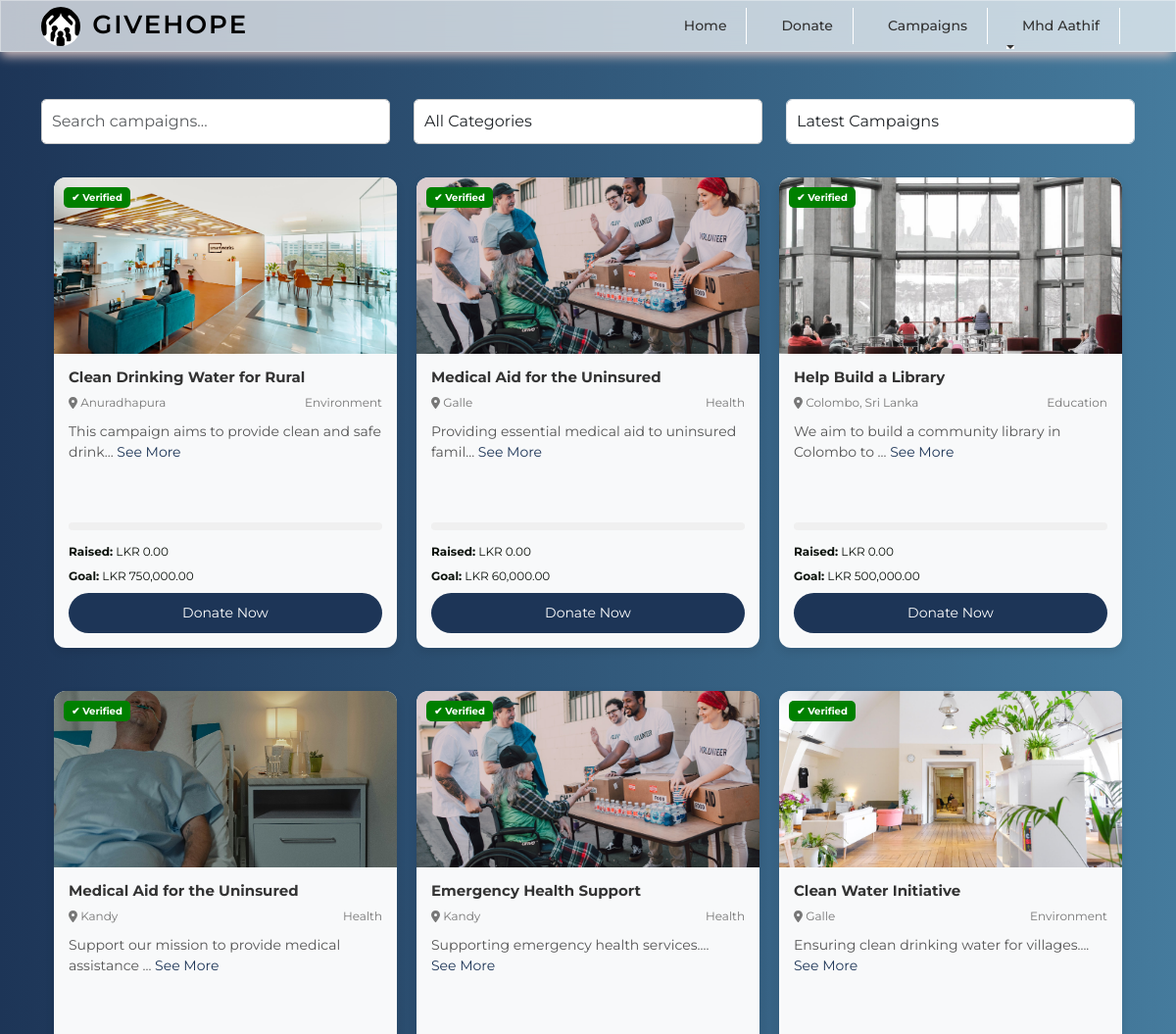
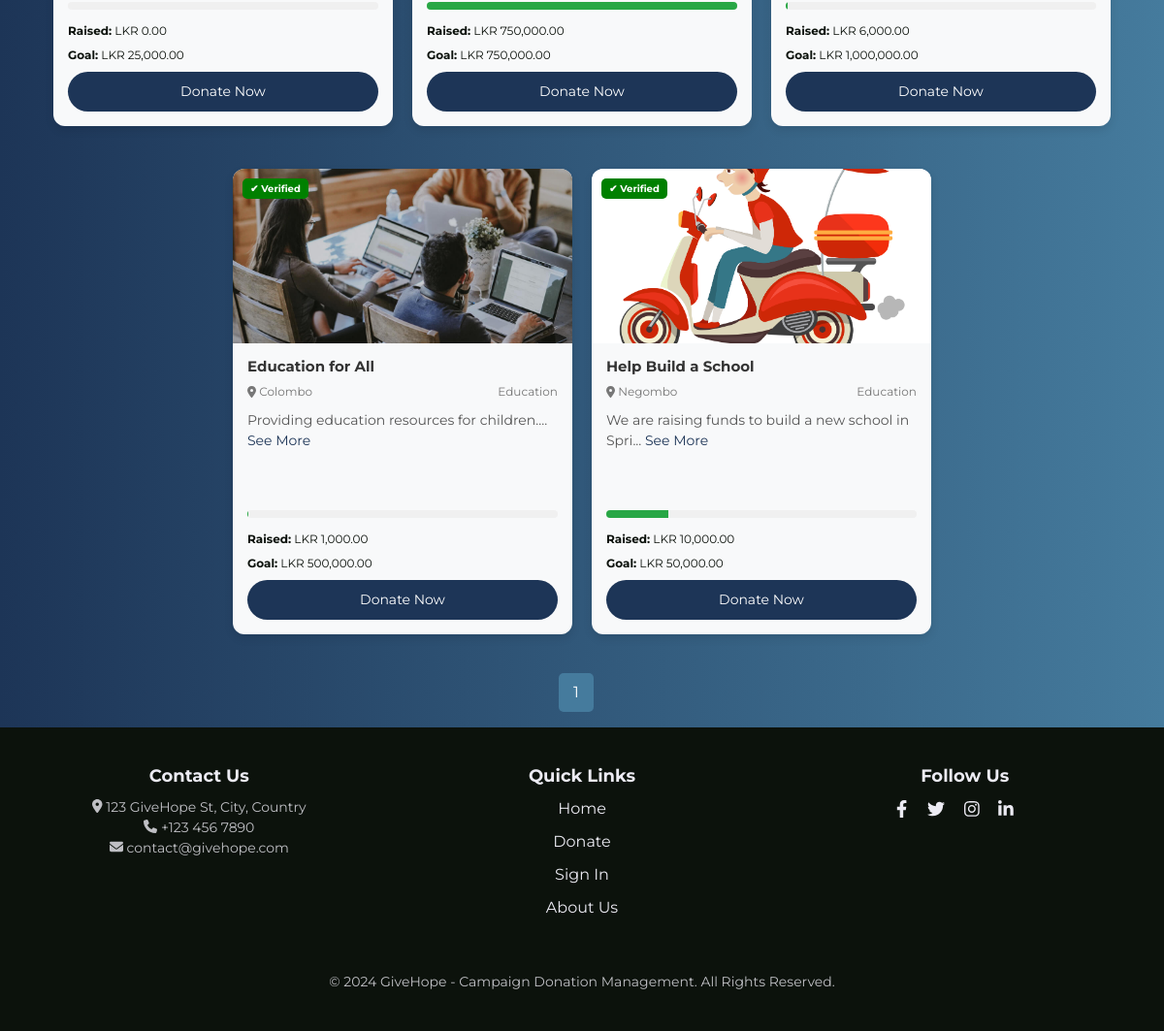
Before: /all_campaigns.php (signed in) with the older database file (2 pictures, top to bottom).
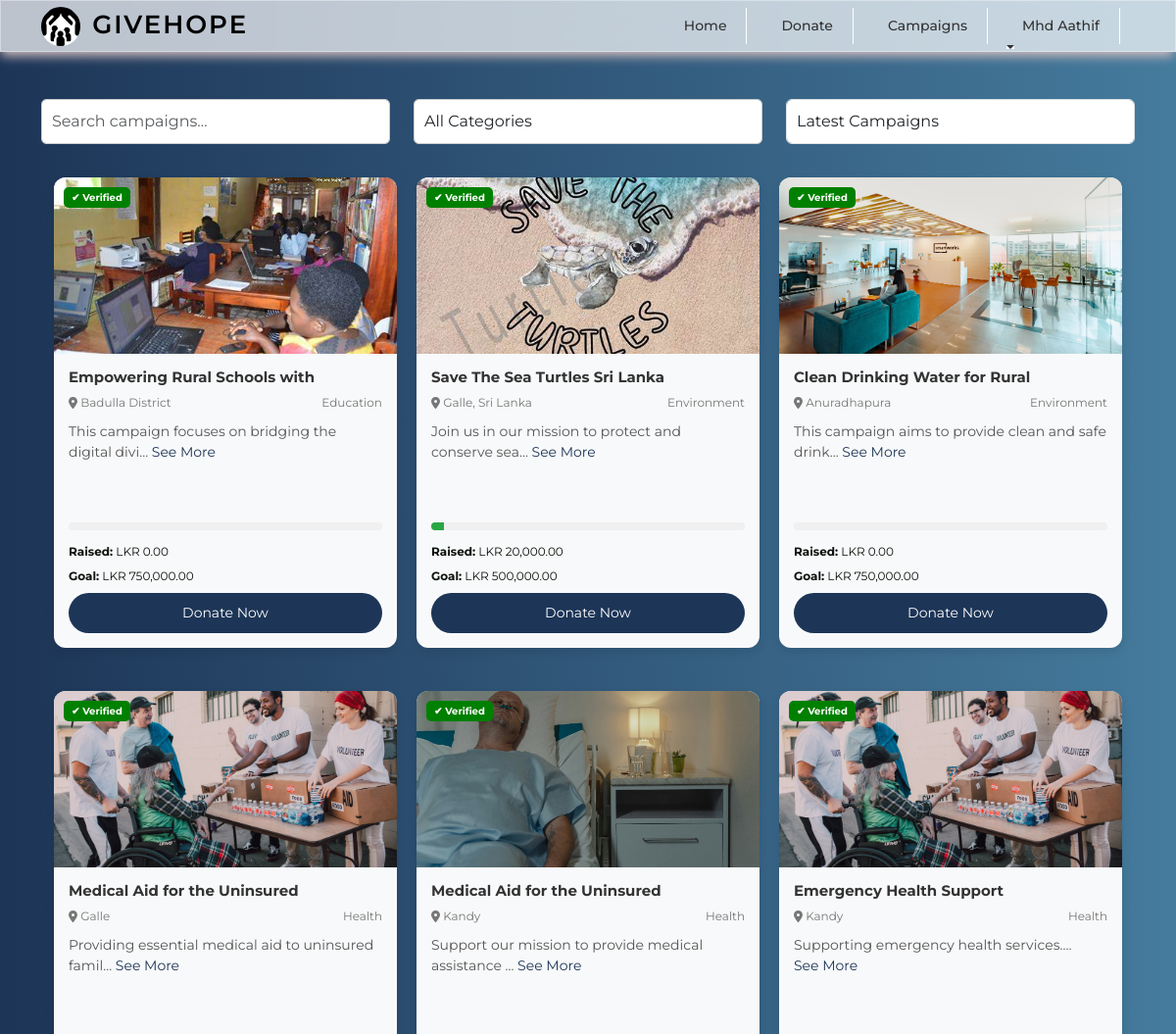
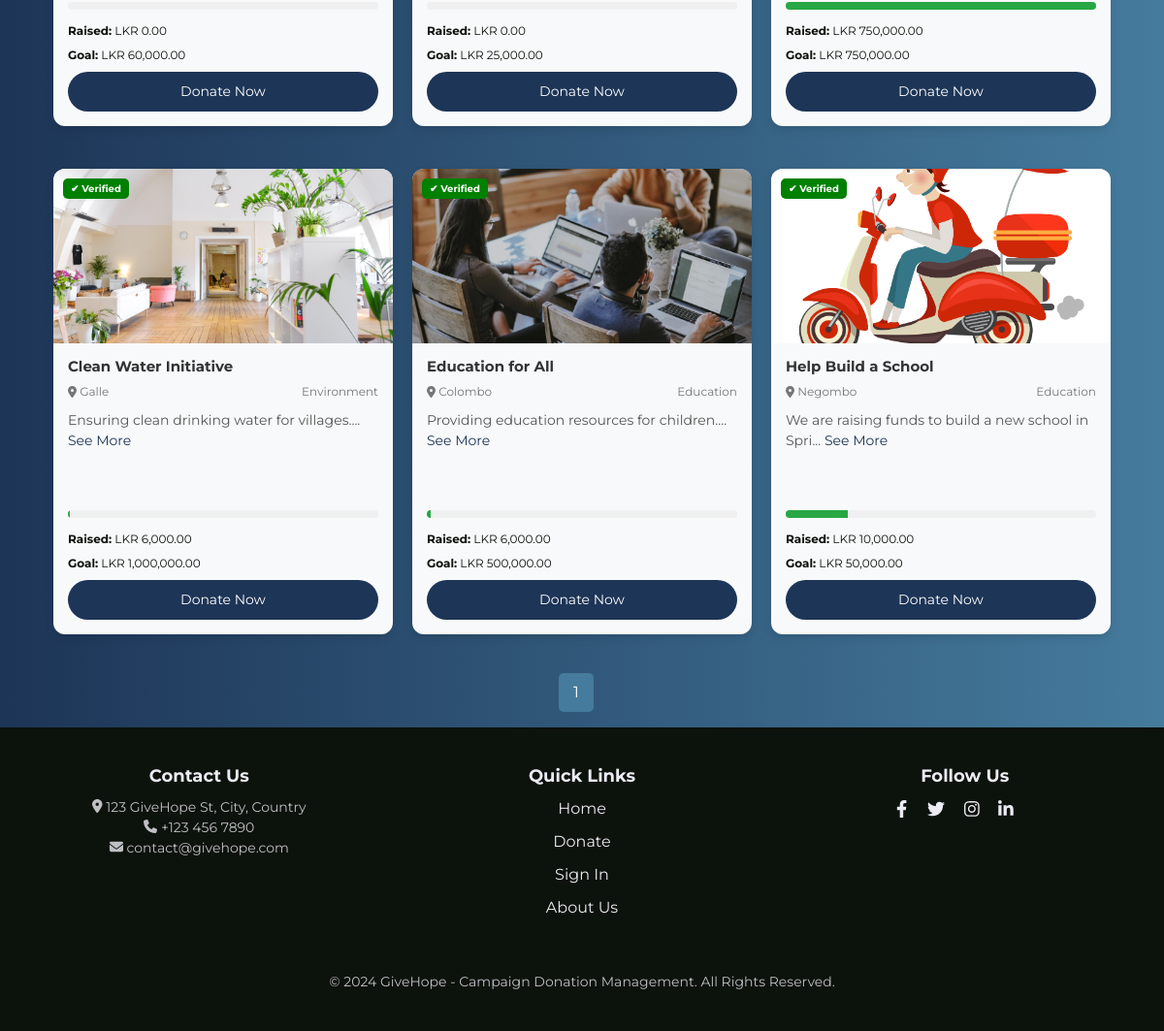
After: the same page with the newer database file (2 pictures, top to bottom).
### tables this page shows
CREATE TABLE `campaigns` (
  `id` int(11) NOT NULL,
  `user_id` int(11) DEFAULT NULL,
  `title` varchar(255) NOT NULL,
  `location` varchar(255) NOT NULL,
  `description` text NOT NULL,
  `goal` decimal(10,2) NOT NULL,
  `category` varchar(100) NOT NULL,
  `start_date` date NOT NULL,
  `end_date` date NOT NULL,
  `image` varchar(255) NOT NULL,
  `document` varchar(255) DEFAULT NULL,
  `organizer_name` varchar(255) NOT NULL,
  `contact` varchar(50) NOT NULL,
  `email` varchar(100) NOT NULL,
  `created_at` timestamp NOT NULL DEFAULT current_timestamp(),
  `status` varchar(20) NOT NULL DEFAULT 'Pending',
  `raised` decimal(15,2) DEFAULT 0.00
);

### all_campaigns.php (the view, shortened to what this page needs)
<?php
include('admin/authentication.php');
include('includes/header.php');
include('includes/navbar.php');
$limit = 12;
$page = $_GET['page'] ?? 1;
$offset = ($page - 1) * $limit;
$search = $_GET['search'] ?? '';
$category = $_GET['category'] ?? '';
$filter = $_GET['filter'] ?? 'latest';
$query_conditions = "WHERE status = 'Accepted'";
switch ($filter) {
    default:
        $query_order = "ORDER BY created_at DESC";
}
$total_query = "SELECT COUNT(*) as total FROM campaigns $query_conditions";
$total_result = mysqli_query($con, $total_query);
$total_campaigns = mysqli_fetch_assoc($total_result)['total'];
$total_pages = ceil($total_campaigns / $limit);
$query = "SELECT * FROM campaigns $query_conditions $query_order LIMIT $limit OFFSET $offset";
$query_run = mysqli_query($con, $query);
?>
<div class="container mt-5">
    <div class="row mb-4 filter-section">
        <div class="col-md-4">
            <input type="text" id="searchInput" placeholder="Search campaigns..." class="form-control"
                value="<?= htmlspecialchars($search) ?>" onchange="updateFilters()">
        </div>
        <div class="col-md-4">
            <select id="categoryFilter" class="form-control" onchange="updateFilters()">
                <option value="">All Categories</option>
            </select>
        </div>
        <div class="col-md-4">
            <select id="filter" class="form-control" onchange="updateFilters()">
                <option value="latest" <?= $filter == 'latest' ? 'selected' : '' ?>>Latest Campaigns</option>
            </select>
        </div>
    </div>
    <div class="row" id="campaign-container">
        <div class="campaign-wrapper-container">
            <?php
            if ($query_run && mysqli_num_rows($query_run) > 0) {
                foreach ($query_run as $campaign) {
                    $progress = ($campaign['raised'] / $campaign['goal']) * 100;
            ?>
                    <div class="col-md-3 mb-4 campaign-card-container"
                        data-title="<?= htmlspecialchars($campaign['title']); ?>"
                        data-category="<?= htmlspecialchars($campaign['category']); ?>">
                        <div class="campaign-card">
                            <div class="campaign-header">
                                <div class="verified-badge">
                                    <span>✔ Verified</span>
                                </div>
                                <img src="<?= htmlspecialchars($campaign['image']); ?>" alt="<?= htmlspecialchars($campaign['title']); ?>" class="campaign-image">
                            </div>
                            <div class="campaign-body">
                                <h3 class="campaign-title"><?= htmlspecialchars(substr($campaign['title'], 0, 30)); ?></h3>
                                <div class="campaign-meta">
                                    <span class="campaign-location"><i class="fas fa-map-marker-alt"></i> <?= htmlspecialchars($campaign['location']); ?></span>
                                    <span class="campaign-category"><?= htmlspecialchars($campaign['category']); ?></span>
                                </div>
                                <p class="campaign-description">
                                    <?= htmlspecialchars(substr($campaign['description'], 0, 50)) . '...'; ?>
                                    <a href="donate.php?id=<?= $campaign['id']; ?>" class="see-more">See More</a>
                                </p>
                                <div class="campaign-progress">
                                    <div class="progress-bar" style="width: <?= round($progress, 2); ?>%;"></div>
                                </div>
                                <div class="campaign-stats">
                                    <p><strong>Raised:</strong> LKR <?= number_format($campaign['raised'], 2); ?></p>
                                    <p><strong>Goal:</strong> LKR <?= number_format($campaign['goal'], 2); ?></p>
                                </div>
                                <div class="campaign-actions">
                                    <a href="donate.php?id=<?= $campaign['id']; ?>" class="btn-donate">Donate Now</a>
                                </div>
                            </div>
                        </div>
                    </div>
            <?php
                }
            } else {
                echo "<p class='text-center'>No campaigns available at the moment.</p>";
            }
            ?>
        </div>
        <div class="pagination mt-3 mb-3">
            <?php for ($i = 1; $i <= $total_pages; $i++) : ?>
                <a href="?page=<?= $i; ?>&search=<?= urlencode($search); ?>&category=<?= urlencode($category); ?>&filter=<?= urlencode($filter); ?>" class="<?= $i == $page ? 'active' : ''; ?>"><?= $i; ?></a>
            <?php endfor; ?>
        </div>
    </div>
</div>
<?php include('includes/footer.php'); ?>

### includes/header.php (shortened to what this page needs)
<!DOCTYPE html>
<html lang="en">
<head>
    <link rel="stylesheet" href="assets/css/bootstrap5.min.css">
    <link rel="stylesheet" href="assets/css/custom.css">
    <link rel="stylesheet" href="https://cdn.jsdelivr.net/npm/bootstrap-icons@1.11.3/font/bootstrap-icons.min.css">
    <link rel="stylesheet" href="https://cdnjs.cloudflare.com/ajax/libs/font-awesome/6.0.0-beta3/css/all.min.css">
    <link rel="stylesheet" href="assets/css/styles.css">
    <link rel="stylesheet" href="https://cdn.jsdelivr.net/npm/flatpickr/dist/flatpickr.min.css">
</head>

### includes/navbar.php (shortened to what this page needs)
<nav class="navbar navbar-expand-lg fixed-top">
    <div class="container">
        <a class="navbar-brand" href="index.php">
            <img src="assets/images/logo.jpg" alt="GiveHope Logo" class="navbar-logo">
            GiveHope
        </a>
        <div class="collapse navbar-collapse justify-content-end" id="navbarNav">
            <ul class="navbar-nav ">
                <li class="nav-item">
                    <a class="nav-link" href="index.php">Home</a>
                </li>
                <li class="nav-item">
                    <a class="nav-link" href="all_campaigns.php">Donate</a>
                </li>
                <li class="nav-item">
                    <a class="nav-link" href="create_campaign.php">Campaigns</a>
                </li>
                <?php if (isset($_SESSION['auth_user'])) : ?>
                    <li class="nav-item dropdown">
                        <a class="nav-link dropdown-toggle" href="#" role="button" data-bs-toggle="dropdown" aria-expanded="false">
                            <?= $_SESSION['auth_user']['user_name'] ?>
                        </a>
                    </li>
                <?php else : ?>
                    <li class="nav-item">
                        <a class="nav-link" href="login.php">Sign-Up</a>
                    </li>
                <?php endif; ?>
            </ul>
        </div>
    </div>
</nav>

### includes/footer.php (shortened to what this page needs)
<body>
    <footer class="footer">
        <div class="container">
            <div class="row">
                <div class="col-md-4">
                    <h5>Contact Us</h5>
                    <p>
                        <i class="fas fa-map-marker-alt"></i> 123 GiveHope St, City, Country<br>
                        <i class="fas fa-phone"></i> +123 456 7890<br>
                        <i class="fas fa-envelope"></i> contact@givehope.com
                    </p>
                </div>
                <div class="col-md-4">
                    <h5>Quick Links</h5>
                    <div class="footer-links">
                        <ul>
                            <li><a href="#">Home</a></li>
                            <li><a href="#">Donate</a></li>
                            <li><a href="#">Sign In</a></li>
                            <li><a href="#">About Us</a></li>
                        </ul>
                    </div>
                </div>
                <div class="col-md-4">
                    <h5>Follow Us</h5>
                    <div class="social-icons">
                        <a href="#"><i class="fab fa-facebook-f"></i></a>
                        <a href="#"><i class="fab fa-twitter"></i></a>
                        <a href="#"><i class="fab fa-instagram"></i></a>
                        <a href="#"><i class="fab fa-linkedin-in"></i></a>
                    </div>
                </div>
            </div>
            <div class="row">
                <div class="col-md-12 text-center">
                    <p class="mt-4">© 2024 GiveHope - Campaign Donation Management. All Rights Reserved.</p>
                </div>
            </div>
        </div>
    </footer>
</body>
</html>
<body>

### assets/css/custom.css (style rules this page uses)
.navbar { padding: 0px; }
.nav-link { border-right: 1px solid #fff; padding: 8px 20px !important; }

### includes/header.php (style rules this page uses)
* { font-family: "Montserrat", sans-serif; box-sizing: border-box; margin: 0%; padding: 0%; }
body { background: linear-gradient(to right, #1d3557, #457b9d); }
p { font-size: 16px; line-height: 1.5; margin-bottom: 20px; color: #0C120C; }

### includes/navbar.php (style rules this page uses)
html, body { padding: 0; margin: 0; }
.navbar { transition: background-color 0.3s ease; -webkit-box-shadow: -1.5px 5.5px 10.5px -2px #d5bfbf; -moz-box-shadow: -1.5px 5.5px 10.5px -2px #d5bfbf; box-shadow: -1.5px 5.5px 10.5px -2px #d5bfbf; background: rgba(255, 255, 255, 0.7); -webkit-backdrop-filter: blur(13px); backdrop-filter: blur(13px); border: 1px solid rgba(255, 255, 255, 0.35); }
.navbar .navbar-brand { color: #000; font-size: 26px; text-transform: uppercase; font-weight: 600; letter-spacing: 2px; transition: color 0.3s ease; }
.navbar .navbar-nav .nav-link { color: #333; font-size: 14px; font-weight: 500; margin-right: 15px; text-transform: capitalize; position: relative; transition: color 0.3s ease; }
.navbar .navbar-nav .nav-link:after { content: ''; display: block; width: 0; height: 2px; background: #fff; transition: width 0.3s; position: absolute; bottom: -5px; left: 0; }
.navbar-logo { width: 40px; height: 40px; object-fit: contain; border-radius: 50%; background-color: transparent; margin-right: 03px; }

### all_campaigns.php (style rules this page uses)
.navbar { width: 100%; box-sizing: border-box; position: relative; z-index: 1000; }
.campaign-wrapper-container { display: flex; flex-wrap: wrap; justify-content: center; gap: 20px; width: 100%; max-width: 1200px; margin: 0 auto; }
.campaign-card-container { width: 100%; max-width: 350px; flex: 1 1 25%; display: flex; justify-content: center; }
.campaign-card { display: flex; flex-direction: column; justify-content: space-between; width: 100%; max-width: 350px; height: 480px; background: #f8f9fa; border-radius: 12px; box-shadow: 0 4px 10px rgba(0, 0, 0, 0.1); overflow: hidden; transition: transform 0.3s ease, box-shadow 0.3s ease; margin: auto; }
.campaign-header { position: relative; }
.campaign-header .campaign-image { width: 100%; height: 180px; object-fit: cover; }
.campaign-header .verified-badge { position: absolute; top: 10px; left: 10px; background: green; color: white; font-size: 10px; font-weight: bold; padding: 3px 8px; border-radius: 5px; z-index: 2; }
.campaign-body { padding: 15px; display: flex; flex-direction: column; flex-grow: 1; }
.campaign-title { font-size: 15px; font-weight: bold; color: #333; margin-bottom: 8px; }
.campaign-meta { display: flex; justify-content: space-between; font-size: 12px; color: #777; margin-bottom: 10px; }
.campaign-description { font-size: 14px; color: #555; line-height: 1.5; margin-bottom: 15px; height: 60px; overflow: hidden; text-overflow: ellipsis; }
.campaign-progress { position: relative; background: #f0f0f0; border-radius: 5px; overflow: hidden; height: 8px; margin-bottom: 15px; }
.campaign-progress { margin-top: auto; }
.campaign-progress .progress-bar { height: 100%; background: #28a745; width: 0; transition: width 0.5s ease; }
.campaign-stats p { margin: 0; line-height: 1.2; font-size: 12px; margin-bottom: 10px; }
.campaign-actions { display: flex; gap: 10px; }
.see-more { display: inline-block; font-size: 14px; color: #1d3557; text-decoration: none; transition: all 0.3s ease; }
.btn-donate { padding: 10px 15px; font-size: 14px; font-weight: 400%; border-radius: 25px; text-align: center; flex: 1; text-decoration: none; }
.btn-donate { background: #1d3557; color: white; }
.pagination { display: flex; justify-content: center; margin-top: 20px; }
.pagination a { padding: 8px 15px; margin: 0 5px; background: #1d3557; color: #fff; border-radius: 5px; text-decoration: none; }
.pagination a:hover, .pagination a.active { background: #457b9d; }
#searchInput, #categoryFilter { padding: 10px; border-radius: 5px; border: 1px solid #ccc; }
.filter-section input, .filter-section select { padding: 10px; margin-bottom: 10px; }

Changed rows visible on the page:
removed campaigns: image (picture), title "Help Build a Library", location "Colombo, Sri Lanka", category "Education", description "We aim to build a community library in Colombo to", raised "0.00", goal "500,000.00"
added campaigns: image (picture), title "Empowering Rural Schools with", location "Badulla District", category "Education", description "This campaign focuses on bridging the digital divi", raised "0.00", goal "750,000.00"
added campaigns: image (picture), title "Save The Sea Turtles Sri Lanka", location "Galle, Sri Lanka", category "Environment", description "Join us in our mission to protect and conserve sea", raised "20,000.00", goal "500,000.00"
changed campaigns "Education for All": raised "1,000.00" → "6,000.00"
